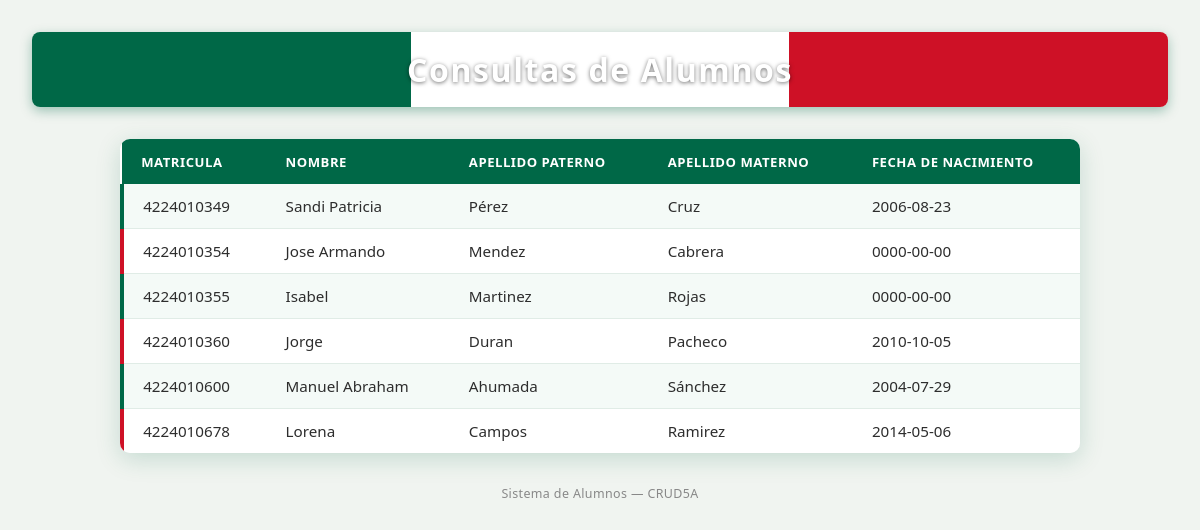
/consulta.php, run on the app's committed database.
### tables this page shows
CREATE TABLE `alumnos` (
  `matricula` varchar(12) NOT NULL,
  `nombre` varchar(60) NOT NULL,
  `apaterno` varchar(60) NOT NULL,
  `amaterno` varchar(80) NOT NULL,
  `fecha_nacimiento` date NOT NULL,
  `status` int(3) NOT NULL
);

### consulta.php (the view, shortened to what this page needs)
<?php
try {
    $conn=getConnection();
    $sql="SELECT matricula, nombre, apaterno, amaterno, fecha_nacimiento FROM alumnos";
    $result=$conn->query($sql);
    $alumnos=$result->fetchAll();
    } catch (PDOException $e) {
        echo "Error de datos" . $e->getMessage();
    }
?>
<!DOCTYPE html>
<html lang="es">
<head>
    <link rel="stylesheet" href="estilos.css">
</head>
<body>
    <h1>Consultas de Alumnos</h1>
    <div class="table-wrapper">
        <table>
            <th>Matricula</th>
            <th>Nombre</th>
            <th>Apellido Paterno</th>
            <th>Apellido Materno</th>
            <th>Fecha de Nacimiento</th>
            <?php foreach ($alumnos as $alumno) { ?>
            <tr>
            <td><?php echo $alumno['matricula']; ?></td>
            <td><?php echo $alumno['nombre']; ?></td>
            <td><?php echo $alumno['apaterno']; ?></td>
            <td><?php echo $alumno['amaterno']; ?></td>
            <td><?php echo $alumno['fecha_nacimiento']; ?></td>
            </tr>
            <?php } ?>
        </table>
    </div>
    <footer>Sistema de Alumnos &mdash; CRUD5A</footer>
</body>
</html>

### estilos.css (style rules this page uses)
*, *::before, *::after { box-sizing: border-box; margin: 0; padding: 0; }
body { font-family: 'Segoe UI', Tahoma, Geneva, Verdana, sans-serif; background-color: #f0f4f0; color: #1a1a1a; min-height: 100vh; padding: 2rem; }
h1 { text-align: center; font-size: 2rem; font-weight: 700; letter-spacing: 0.05em; padding: 1rem 2rem; margin-bottom: 2rem; color: #FFFFFF; background: linear-gradient( to right, #006847 33.33%, #FFFFFF 33.33% 66.66%, #CE1126 66.66% ); border-radius: 8px; box-shadow: 0 4px 12px rgba(0, 104, 71, 0.35); text-shadow: 0 1px 4px rgba(0, 0, 0, 0.55); }
.table-wrapper { overflow-x: auto; border-radius: 10px; box-shadow: 0 6px 24px rgba(0, 104, 71, 0.18); max-width: 960px; margin: 0 auto; }
table { width: 100%; border-collapse: collapse; background-color: #FFFFFF; font-size: 0.95rem; }
thead th, th { background-color: #006847; color: #FFFFFF; padding: 0.85rem 1.2rem; text-align: left; font-weight: 600; letter-spacing: 0.04em; text-transform: uppercase; font-size: 0.82rem; border: none; }
td { padding: 0.75rem 1.2rem; border-bottom: 1px solid #e0ece6; color: #2d2d2d; vertical-align: middle; }
tr:nth-child(even) td { background-color: #f4faf7; }
tr:last-child td { border-bottom: none; }
tr:nth-child(odd) td:first-child { border-left: 4px solid #CE1126; }
tr:nth-child(even) td:first-child { border-left: 4px solid #006847; }
footer { text-align: center; margin-top: 2rem; font-size: 0.78rem; color: #888; letter-spacing: 0.03em; }

### data on the page
alumnos: matricula "4224010349", nombre "Sandi Patricia", apaterno "Pérez", amaterno "Cruz", fecha_nacimiento "2006-08-23"
alumnos: matricula "4224010354", nombre "Jose Armando", apaterno "Mendez", amaterno "Cabrera", fecha_nacimiento "0000-00-00"
alumnos: matricula "4224010355", nombre "Isabel", apaterno "Martinez", amaterno "Rojas", fecha_nacimiento "0000-00-00"
alumnos: matricula "4224010360", nombre "Jorge", apaterno "Duran", amaterno "Pacheco", fecha_nacimiento "2010-10-05"
alumnos: matricula "4224010600", nombre "Manuel Abraham", apaterno "Ahumada", amaterno "Sánchez", fecha_nacimiento "2004-07-29"
alumnos: matricula "4224010678", nombre "Lorena", apaterno "Campos", amaterno "Ramirez", fecha_nacimiento "2014-05-06"
